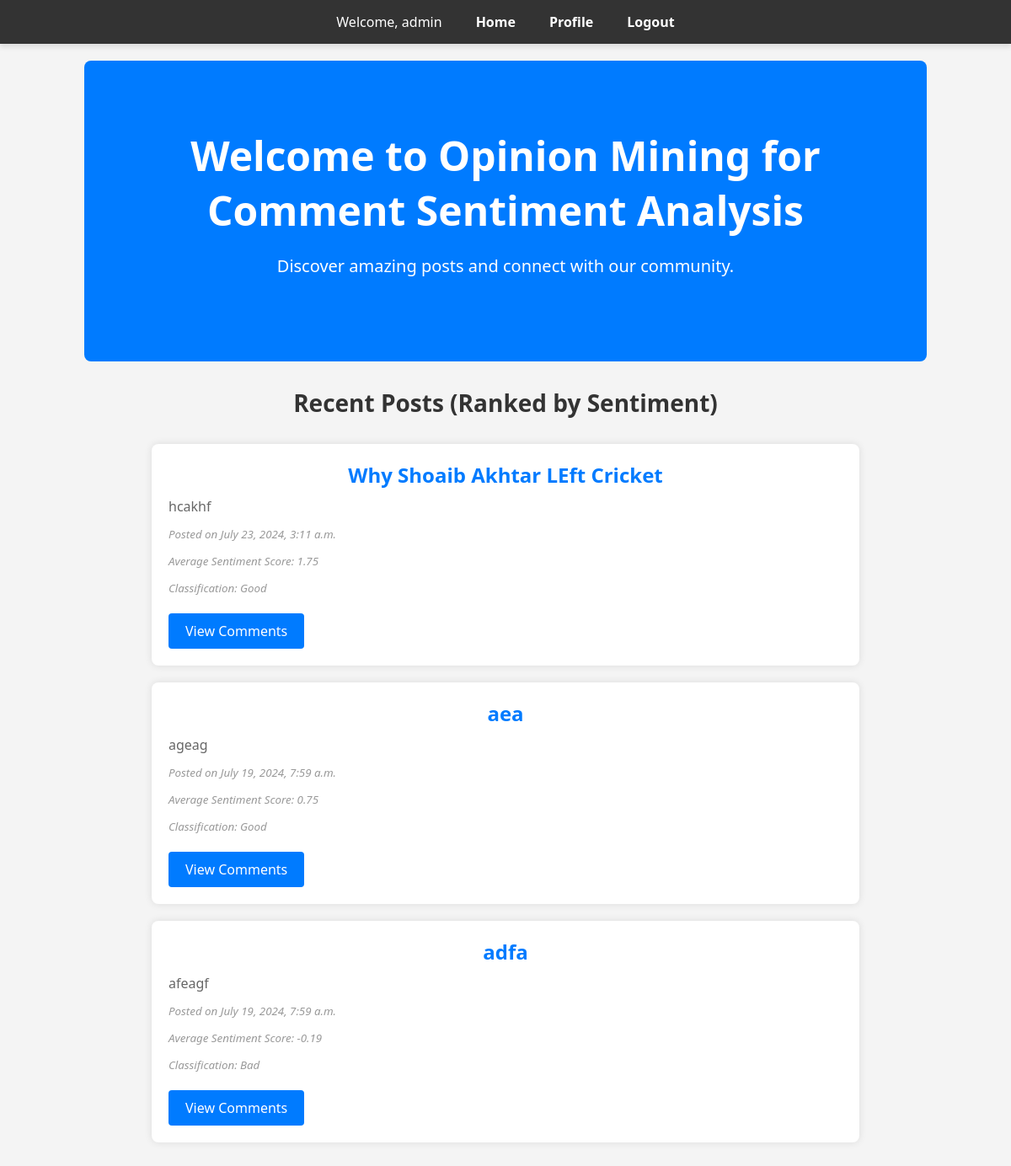
The app's page / (signed in) with its own data.
### myapp/models.py (models this page shows, shortened)
class Post(models.Model):
    postid = models.AutoField(primary_key=True)
    title = models.CharField(max_length=255)
    description = models.TextField()
    post_date = models.DateTimeField(default=timezone.now)

### myapp/views.py (the view)
# urls.py: path('', views.home, name='home'),
def home(request):
    username = request.session.get('username')
    if not username:
        return redirect('login')
    posts = Post.objects.all()
    post_with_sentiments = []
    for post in posts:
        comments = Comment.objects.filter(post=post)
        if comments.exists():
            avg_sentiment_score = sum(comment.sentiment_score for comment in comments if comment.sentiment_score is not None) / comments.count()
        else:
            avg_sentiment_score = 0  # Default score if no comments
        if avg_sentiment_score > 0.5:
            sentiment_classification = 'Good'
        elif avg_sentiment_score >= 0:
            sentiment_classification = 'Neutral'
        elif avg_sentiment_score > -0.5:
            sentiment_classification = 'Bad'
        else:
            sentiment_classification = 'Worst'
        post_with_sentiments.append({
            'post': post,
            'avg_sentiment_score': avg_sentiment_score,
            'sentiment_classification': sentiment_classification,
        })
    sorted_posts = sorted(post_with_sentiments, key=lambda x: x['avg_sentiment_score'], reverse=True)
    context = {
        'username': username,
        'posts_with_sentiments': sorted_posts,
    }
    return render(request, 'home.html', context)

### templates/home.html (shortened to what this page needs)
{% extends "base.html" %}
{% block content %}
<div class="hero">
    <h1>Welcome to Opinion Mining for Comment Sentiment Analysis</h1>
    <p>Discover amazing posts and connect with our community.</p>
</div>
<h2>Recent Posts (Ranked by Sentiment)</h2>
{% for post_with_sentiment in posts_with_sentiments %}
    <div class="post">
        <h3>{{ post_with_sentiment.post.title }}</h3>
        <p>{{ post_with_sentiment.post.description }}</p>
        <p><small>Posted on {{ post_with_sentiment.post.post_date }}</small></p>
        <p><small>Average Sentiment Score: {{ post_with_sentiment.avg_sentiment_score|floatformat:2 }}</small></p>
        <p><small>Classification: {{ post_with_sentiment.sentiment_classification }}</small></p>
        <a href="{% url 'post_detail' post_id=post_with_sentiment.post.postid %}" class="view-comments">View Comments</a>
    </div>
{% endfor %}
{% endblock %}

### templates/base.html (style rules this page uses)
body { font-family: 'Segoe UI', Tahoma, Geneva, Verdana, sans-serif; margin: 0; padding: 0; background-color: #f4f4f4; }
h1, h2, h3, h4 { margin: 30px; text-align: center; }
.hero { background-color: #007bff; color: #fff; padding: 80px 20px; text-align: center; margin-bottom: 20px; border-radius: 8px; }
.hero h1 { font-size: 48px; margin: 0; }
.hero p { font-size: 20px; margin-top: 20px; }
h2 { color: #333; font-size: 28px; margin: 30px; text-align: center; }
.post { background: #ffffff; padding: 20px; margin: 20px auto; border-radius: 8px; box-shadow: 0 0 10px rgba(0, 0, 0, 0.1); max-width: 800px; transition: transform 0.3s ease, box-shadow 0.3s ease; }
.post h3 { margin: 0 0 10px; font-size: 24px; color: #007bff; }
.post p { margin: 0 0 10px; font-size: 16px; color: #666; }
.post p small { color: #999; font-style: italic; }
.view-comments { display: inline-block; background-color: #007bff; color: #fff; padding: 10px 20px; text-decoration: none; border-radius: 4px; font-size: 16px; margin-top: 10px; }
.post p { margin: 0 0 10px; }
a.view-comments { display: inline-block; background-color: #007bff; color: #fff; padding: 10px 20px; text-decoration: none; border-radius: 4px; font-size: 16px; text-align: center; }

### records on screen
Post: post "Why Shoaib Akhtar LEft Cricket", post.description "hcakhf", post.post_date "July 23, 2024, 3:11 a.m.", avg_sentiment_score "1.75", sentiment_classification "Good"
Post: post "aea", post.description "ageag", post.post_date "July 19, 2024, 7:59 a.m.", avg_sentiment_score "0.75", sentiment_classification "Good"
Post: post "adfa", post.description "afeagf", post.post_date "July 19, 2024, 7:59 a.m.", avg_sentiment_score "-0.19", sentiment_classification "Bad"

### other values on screen
{{ request.session.username }} "admin"
